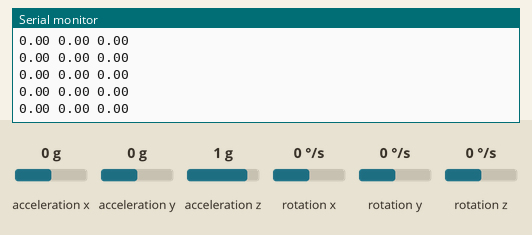
The sketch below on a simulated Arduino Uno, built with avr-gcc and run on an emulated ATmega328P. Parts: the last lines printed to the serial monitor. Wiring (inferred from the names in the program): MPU-6050 motion sensor at I2C address 0x68. Inputs (shaded band) come from the test bench; at power-on: acceleration z 1 g, rotation x 0 °/s, acceleration x 0 g, acceleration y 0 g, rotation y 0 °/s, rotation z 0 °/s.

Above: at 1.4 s.
1.5 s: acceleration z set to -1.4 g
At 2.6 s:
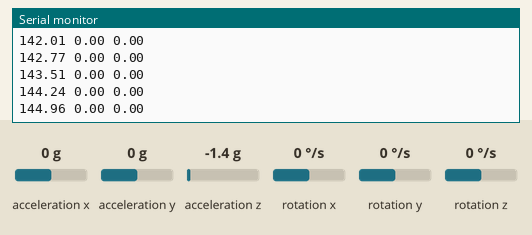
4.5 s: rotation x set to -192 °/s
At 5.6 s:
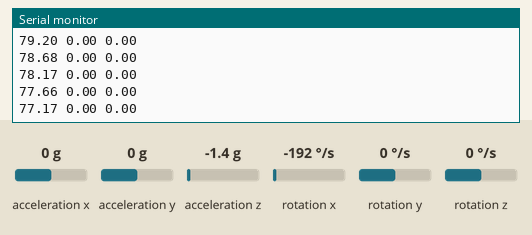
7.5 s: acceleration x set to -1.4 g
At 8.2 s:
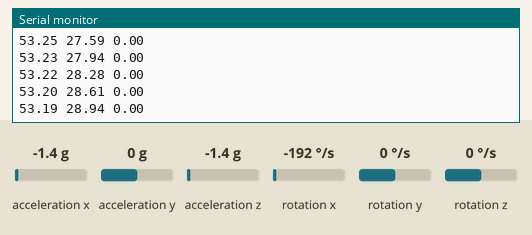
9.0 s: acceleration y set to -1.4 g
At 10.1 s:
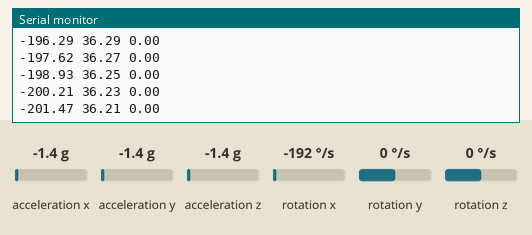
10.5 s: rotation y set to -192 °/s
At 11.2 s:
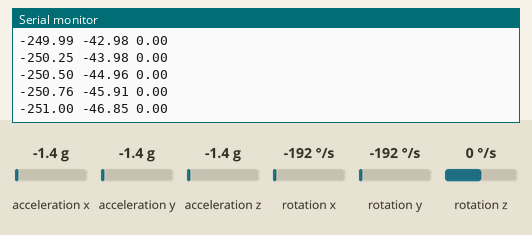
Timing chart, 0 to 13.0 s (numbered marks = the images above; inputs shaded):
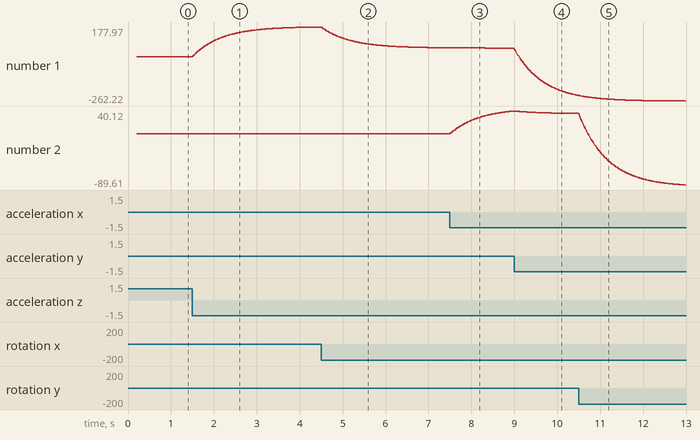

The sketch:

imu-serial.ino
```cpp
#include <Wire.h>

const int MPU_ADDR = 0x68;   // MPU6050 I2C address

int16_t accX, accY, accZ;
int16_t gyroX, gyroY, gyroZ;

float roll = 0.0f;
float pitch = 0.0f;
float yaw = 0.0f;

unsigned long lastMicros = 0;

void mpuWrite(byte reg, byte data) {
  Wire.beginTransmission(MPU_ADDR);
  Wire.write(reg);
  Wire.write(data);
  Wire.endTransmission();
}

void readMPU() {
  Wire.beginTransmission(MPU_ADDR);
  Wire.write(0x3B); // ACCEL_XOUT_H
  Wire.endTransmission(false);
  Wire.requestFrom(MPU_ADDR, 14, true);

  accX = (Wire.read() << 8) | Wire.read();
  accY = (Wire.read() << 8) | Wire.read();
  accZ = (Wire.read() << 8) | Wire.read();

  Wire.read(); Wire.read(); //

  gyroX = (Wire.read() << 8) | Wire.read();
  gyroY = (Wire.read() << 8) | Wire.read();
  gyroZ = (Wire.read() << 8) | Wire.read();
}

void setup() {
  Serial.begin(115200);
  Wire.begin();

  // Wake up MPU6050 (PWR_MGMT_1 = 0)
  mpuWrite(0x6B, 0x00);

  // Optional: set gyro full scale +/- 250 deg/s (0x00)
  mpuWrite(0x1B, 0x00);

  // Optional: set accel full scale +/- 2g (0x00)
  mpuWrite(0x1C, 0x00);

  delay(200);
  lastMicros = micros();

  Serial.println("roll pitch yaw"); // header helps label lines
}

void loop() {
  readMPU();

  unsigned long now = micros();
  float dt = (now - lastMicros) / 1000000.0f;
  lastMicros = now;

  // raw accel to g's
  float ax = accX / 16384.0f;
  float ay = accY / 16384.0f;
  float az = accZ / 16384.0f;

  //raw gyro to deg/s
  float gx = gyroX / 131.0f;
  float gy = gyroY / 131.0f;
  float gz = gyroZ / 131.0f;

  // roll and pitrjc
  float accelRoll  = atan2(ay, az) * 180.0f / PI;
  float accelPitch = atan2(-ax, sqrt(ay * ay + az * az)) * 180.0f / PI;

  //  gyro for angles (degrees)
  float gyroRoll  = roll  + gx * dt;
  float gyroPitch = pitch + gy * dt;
  yaw += gz * dt; // yaw will drift without magnetometer (normal)

  // folterrr
  const float alpha = 0.98f;
  roll  = alpha * gyroRoll  + (1.0f - alpha) * accelRoll;
  pitch = alpha * gyroPitch + (1.0f - alpha) * accelPitch;

  // Output for Serial Plotter: three numbers separated by spaces
  Serial.print(roll);  Serial.print(' ');
  Serial.print(pitch); Serial.print(' ');
  Serial.println(yaw);

  delay(10); // ~100 Hz
}
```

Measured:
- after the input at 1.5 s, the serial monitor: prints a new line at once (image 1)
- plotted number 1: 0 → 177.97 after the input at 1.5 s
